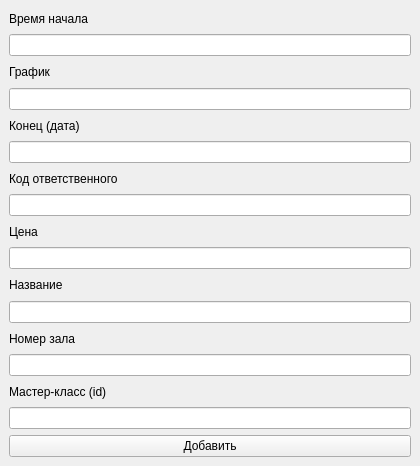
<?xml version="1.0" encoding="UTF-8"?>
<ui version="4.0">
 <class>MainWindow</class>
 <widget class="QMainWindow" name="MainWindow">
  <property name="geometry">
   <rect>
    <x>0</x>
    <y>0</y>
    <width>420</width>
    <height>466</height>
   </rect>
  </property>
  <property name="minimumSize">
   <size>
    <width>420</width>
    <height>466</height>
   </size>
  </property>
  <property name="maximumSize">
   <size>
    <width>420</width>
    <height>466</height>
   </size>
  </property>
  <property name="windowTitle">
   <string>Add info</string>
  </property>
  <widget class="QWidget" name="centralwidget">
   <layout class="QVBoxLayout" name="verticalLayout">
    <item>
     <widget class="QLabel" name="label">
      <property name="text">
       <string>Время начала</string>
      </property>
     </widget>
    </item>
    <item>
     <widget class="QLineEdit" name="lineEdit"/>
    </item>
    <item>
     <widget class="QLabel" name="label_2">
      <property name="text">
       <string>График</string>
      </property>
     </widget>
    </item>
    <item>
     <widget class="QLineEdit" name="lineEdit_2"/>
    </item>
    <item>
     <widget class="QLabel" name="label_3">
      <property name="text">
       <string>Конец (дата)</string>
      </property>
     </widget>
    </item>
    <item>
     <widget class="QLineEdit" name="lineEdit_3"/>
    </item>
    <item>
     <widget class="QLabel" name="label_4">
      <property name="text">
       <string>Код ответственного</string>
      </property>
     </widget>
    </item>
    <item>
     <widget class="QLineEdit" name="lineEdit_4"/>
    </item>
    <item>
     <widget class="QLabel" name="label_5">
      <property name="text">
       <string>Цена</string>
      </property>
     </widget>
    </item>
    <item>
     <widget class="QLineEdit" name="lineEdit_5"/>
    </item>
    <item>
     <widget class="QLabel" name="label_6">
      <property name="text">
       <string>Название</string>
      </property>
     </widget>
    </item>
    <item>
     <widget class="QLineEdit" name="lineEdit_6"/>
    </item>
    <item>
     <widget class="QLabel" name="label_7">
      <property name="text">
       <string>Номер зала</string>
      </property>
     </widget>
    </item>
    <item>
     <widget class="QLineEdit" name="lineEdit_7"/>
    </item>
    <item>
     <widget class="QLabel" name="label_8">
      <property name="text">
       <string>Мастер-класс (id)</string>
      </property>
     </widget>
    </item>
    <item>
     <widget class="QLineEdit" name="lineEdit_8"/>
    </item>
    <item>
     <widget class="QPushButton" name="pushButton">
      <property name="text">
       <string>Добавить</string>
      </property>
     </widget>
    </item>
   </layout>
  </widget>
 </widget>
 <resources/>
 <connections/>
</ui>
